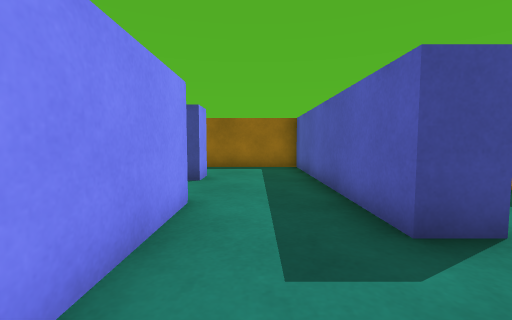
view 1 (above)

24 first-person views from a walk through a 3-D level made in the Unity game engine. The camera is 0.51 m above the floor, tilts 4° down and sees 90° across. The floor is counted in squares, 0.5 m on a side. Each view is taken from the middle of a square. On the plan, view 1 faces up. The plan holds only what a view shows up to about 11 squares ahead; the rest is blank.

view 2
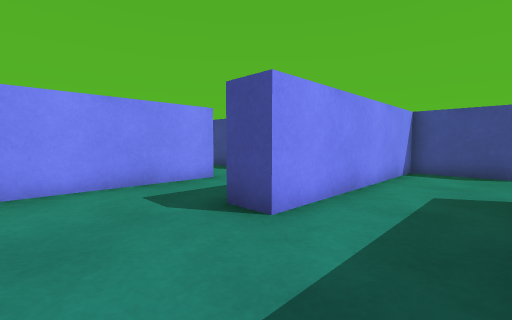

view 3
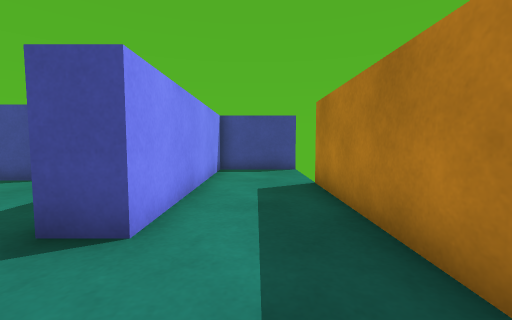

view 4
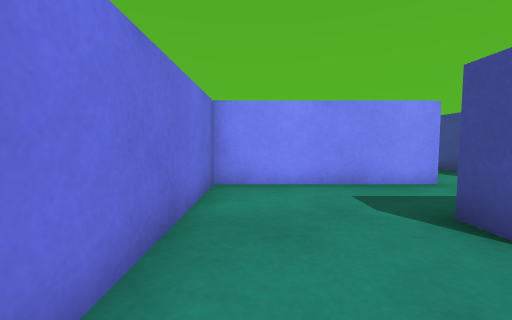

view 5
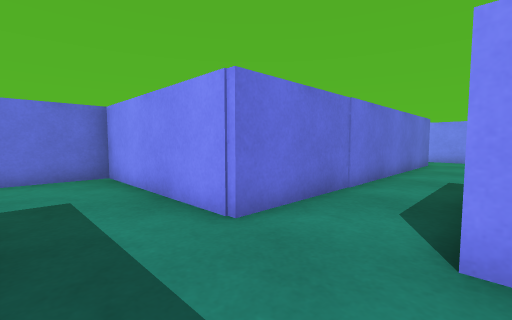

view 6
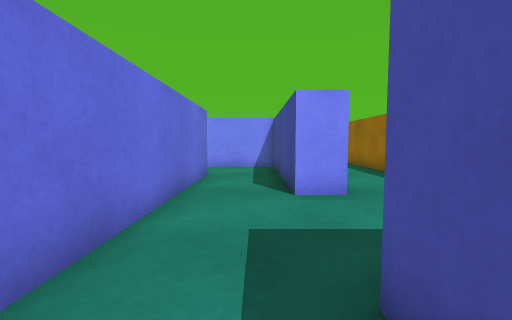

view 7
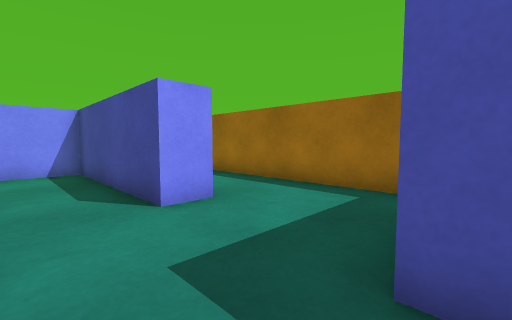

view 8
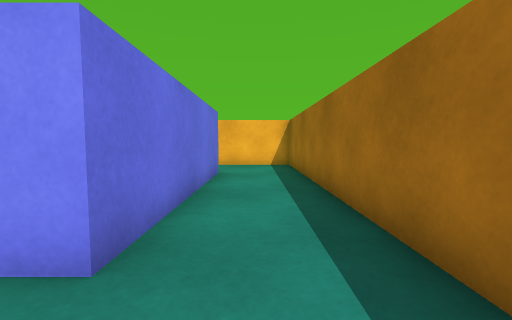

view 9
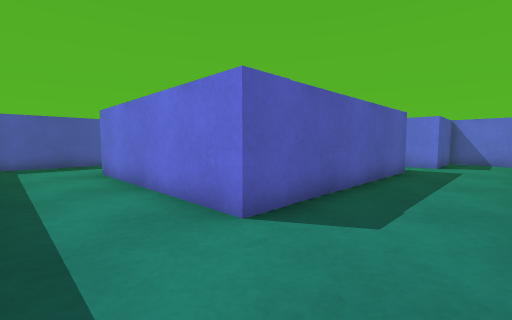

view 10
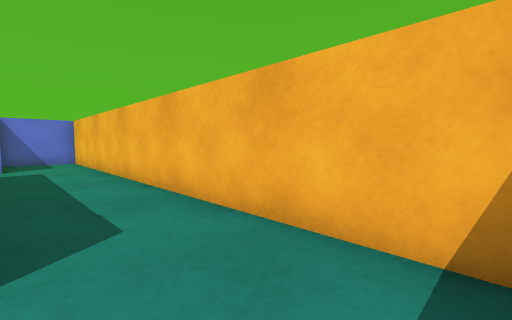

view 11
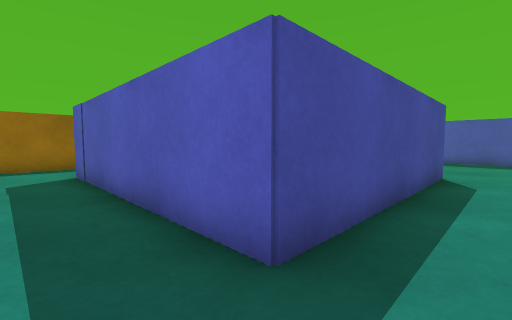

view 12
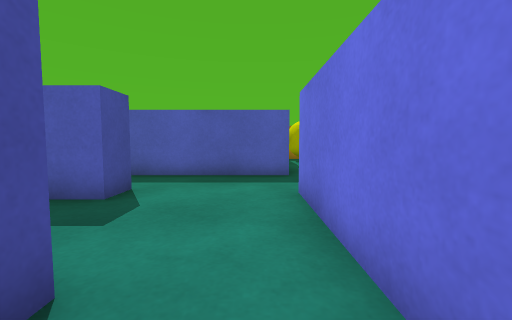

view 13
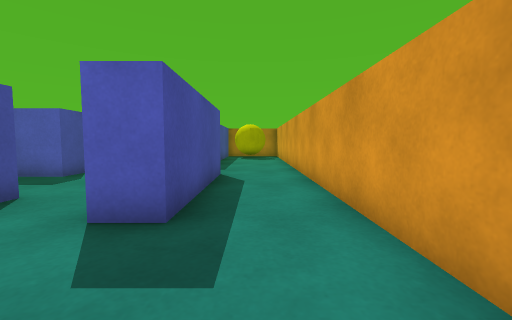

view 14
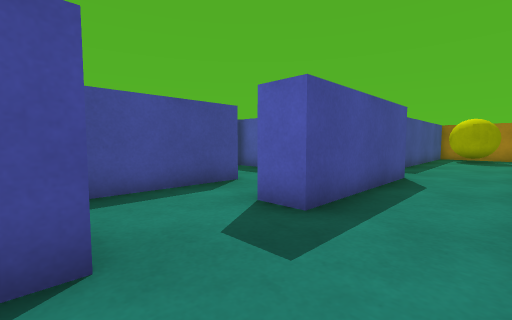

view 15
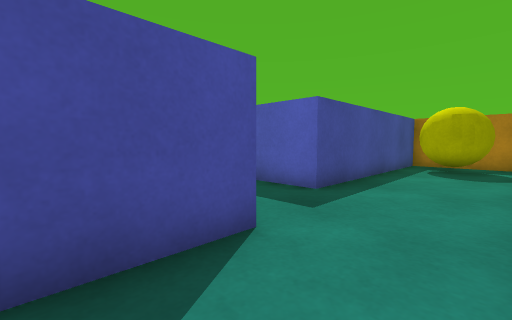

view 16
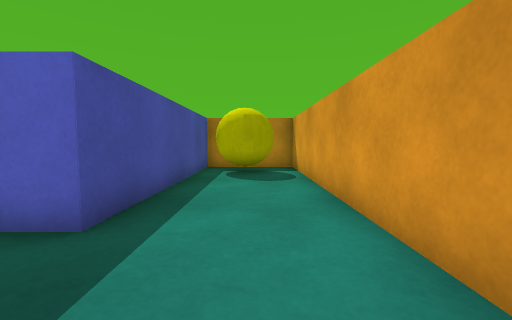

view 17
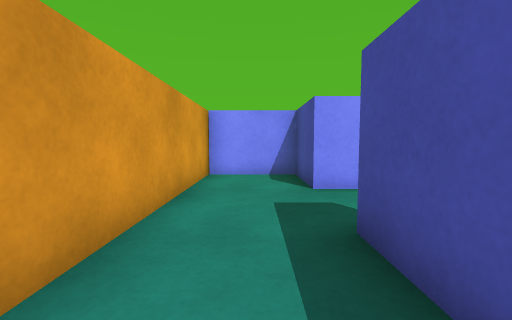

view 18
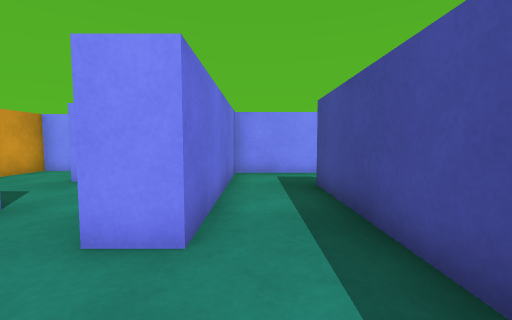

view 19
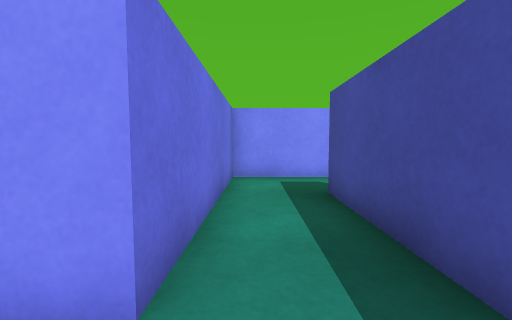

view 20
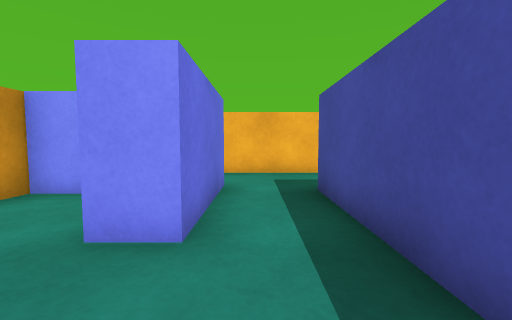

view 21
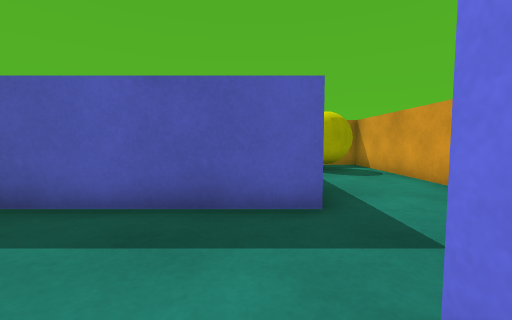

view 22
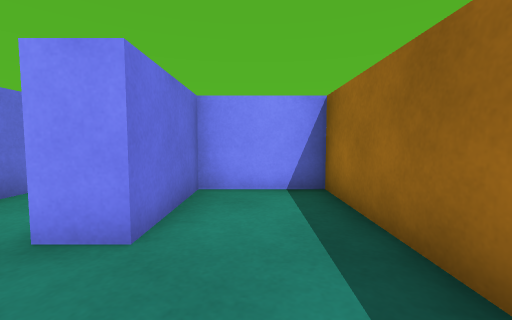

view 23
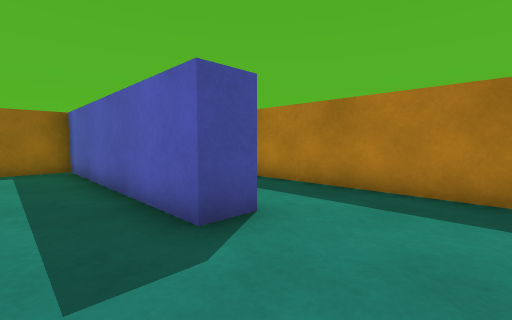

view 24
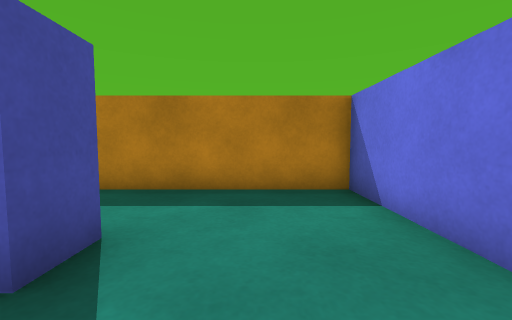

### Floor plan
Points are (right, up) in squares from view 1. A wall is a line through its corners. A room is listed if a view was taken in it or the views show most of it. See-through windows are left out.
Room 1 (views 1, 2, 3, 4, 23, 24)
walls: (-1.2, 2.5) (-1.2, -1) (5.5, -1) (5.5, 6.4); (5.5, 9.5) (2.7, 9.5) (2.7, 2.6) (1.7, 2.6)
ways out: opening at (0.5, 3.5) to room 2
Room 2 (views 5, 6, 7, 8, 9, 10, 11, 22)
walls: (-12.1, 4.5) (-5.5, 4.5); (-4.6, 6.8) (-5.5, 6.8) (-5.5, 10.1); (-4.5, 4.5) (-1.2, 4.5) (-1.2, 2.5); (-6.5, 10.5) (-18, 10.5); (-12.6, 0.3) (-15.5, 0.3) (-15.5, 7.8) (-8.9, 7.8) (-8.9, 6.8) (-14.5, 6.8) (-14.5, 4.5); (-18.5, 10.1) (-18.5, -1.5); (-16, -1.9) (-12.5, -1.9); (1.7, 2.6) (1.7, 10.5) (-4.5, 10.5) (-4.5, 7.8)
ways out: opening at (0.5, 3.5) to room 1; opening at (-17.5, -2) to room 3; opening at (-12, -1) to room 3; opening at (-13.5, 4) to room 4
objects: other object (-4, 7) to (-2, 8)
Room 3 (views 12, 13, 14, 15, 16, 17, 20)
walls: (-4.8, -2.9) (-9.8, -2.9) (-9.8, -1.8); (-8.4, 0.3) (-12.6, 0.3); (-12.5, -1.9) (-12.5, -2.9) (-14.5, -2.9); (-15.2, -5.5) (5.5, -5.5) (5.5, -4.2); (-16, -2.4) (-16, -1.9); (-18.5, -1.5) (-18.5, -3.2); (5.5, -2.8) (5.5, -2) (-2.2, -2)
ways out: opening at (-17.5, -2) to room 2; opening at (-12, -1) to room 2; opening at (-9, -1) to room 4; opening at (-3.5, -2) to room 4
objects: other object (-18, -5) to (-16, -4); other object (-16, -5) to (-15, -3); other object (3, -4) to (4, -3)
Room 4 (views 18, 19, 21)
walls: (-7.4, 3.5) (-12.1, 3.5); (-9.2, -1.9) (-4.8, -1.9); (-2.2, -2) (-2.2, 3); (-14.5, 4.5) (-14.5, 1.3) (-8.4, 1.3) (-8.4, 0.3)
ways out: opening at (-13.5, 4) to room 2; opening at (-9, -1) to room 3; opening at (-3.5, -2) to room 3
objects: other object (-5, 2) to (-5, 4)

Positions as (right, up) in squares from view 1, and headings:
1: (0, 0), facing up
2: (5, 0), facing up-left
3: (4, 0), facing up
4: (5, 0), facing left
5: (1, 7), facing down-left
6: (-4, 6), facing left
7: (-5, 5), facing up-left
8: (-7, 9), facing left
9: (-18, 10), facing down-right
10: (-16, 10), facing down-left
11: (-17, -1), facing up-right
12: (-10, -1), facing right
13: (-13, -4), facing right
14: (-13, -5), facing up-right
15: (-7, -5), facing up-right
16: (-5, -4), facing right
17: (-7, -4), facing left
18: (-6, 2), facing left
19: (-7, 2), facing left
20: (-10, -1), facing left
21: (-6, -1), facing right
22: (1, 9), facing left
23: (0, 0), facing up-right
24: (0, 1), facing right
